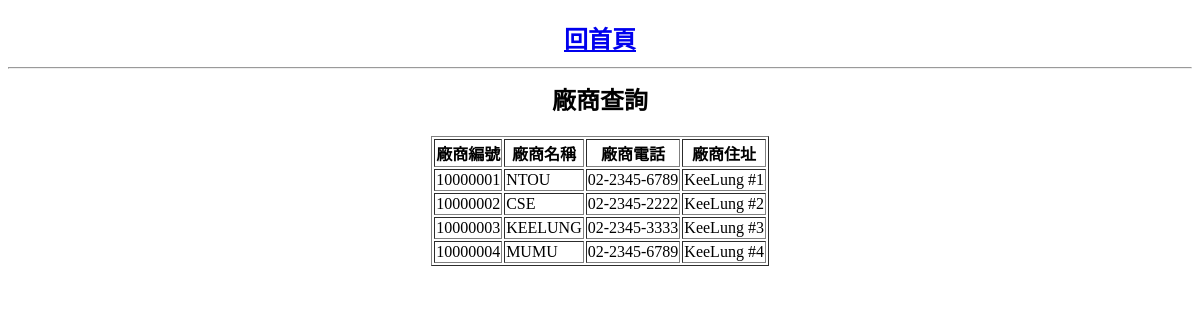
Before: /Old/View/suppliers.php with the older database file.
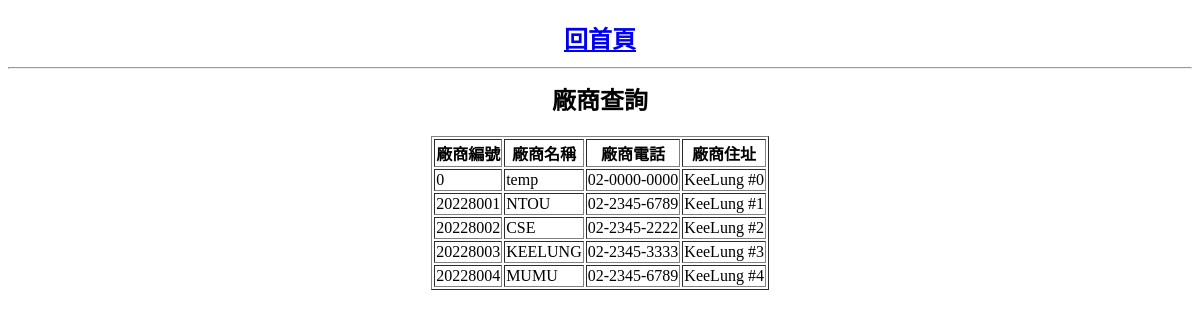
After: the same page with the newer database file.
### tables this page shows
CREATE TABLE `supplier` (
  `sNo` int(8) NOT NULL,
  `name` varchar(32) NOT NULL,
  `phone` varchar(16) NOT NULL,
  `address` varchar(64) DEFAULT NULL
);

### Old/View/suppliers.php (the view, shortened to what this page needs)
<!DOCTYPE html>
<html>
 <head>
 </head>
 <center>
     <body>
         <h2>
         <a href=./puffs.php> 回首頁 </a>
         <hr>
         廠商查詢
</h2>
        <table border='1'>
            <tr>
                <th>廠商編號</th>
                <th>廠商名稱</th>
                <th>廠商電話</th>
                <th>廠商住址</th>
            </tr>
            <?php
            include "db_conn.php";
            $query1 = "select * from supplier";
            if($stmt = $db->query($query1)){
                while($result=mysqli_fetch_object($stmt)){
                    echo "<tr>";
                        echo "<td>".$result->sNo."</td>";
                        echo "<td>".$result->name."</td>";
                        echo "<td>".$result->phone."</td>";
                        echo "<td>".$result->address."</td>";
                    echo "</tr>";
                }
            }
            ?>
        </table>
     </body>
 </center>
</html>

Changed rows visible on the page:
removed supplier: sNo "10000001", name "NTOU", phone "02-2345-6789", address "KeeLung #1"
removed supplier: sNo "10000002", name "CSE", phone "02-2345-2222", address "KeeLung #2"
removed supplier: sNo "10000003", name "KEELUNG", phone "02-2345-3333", address "KeeLung #3"
removed supplier: sNo "10000004", name "MUMU", phone "02-2345-6789", address "KeeLung #4"
added supplier: sNo "0", name "temp", phone "02-0000-0000", address "KeeLung #0"
added supplier: sNo "20228001", name "NTOU", phone "02-2345-6789", address "KeeLung #1"
added supplier: sNo "20228002", name "CSE", phone "02-2345-2222", address "KeeLung #2"
added supplier: sNo "20228003", name "KEELUNG", phone "02-2345-3333", address "KeeLung #3"
added supplier: sNo "20228004", name "MUMU", phone "02-2345-6789", address "KeeLung #4"
